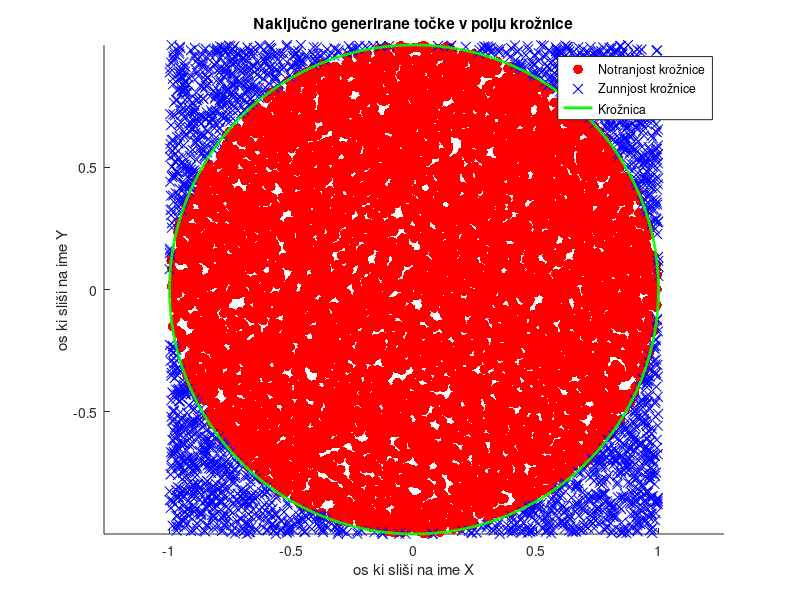

Reproduce this figure in MATLAB.
function montecarlo()
    stTock = 10000;
    r = 1;
    [ocenjenoPi, napaka] = area_pi(stTock, r);
    disp(['Ocenjeno π: ', num2str(ocenjenoPi)]);
    disp(['Napaka: ', num2str(napaka)]);
    risi(stTock, r);
end

function [ocenjenoPi, napaka] = area_pi(stTock, r)
    znotrajKroga = 0;
    for i = 1:stTock
        x = 2 * rand() - 1;
        y = 2 * rand() - 1;
        if x^2 + y^2 <= r^2
            znotrajKroga = znotrajKroga + 1;
        end
    end
    ocenjenoPi = 4 * znotrajKroga / stTock;
    napaka = abs(ocenjenoPi - pi);
end

function risi(stTock, r)
    x = 2 * rand(stTock, 1) - 1;
    y = 2 * rand(stTock, 1) - 1;
    razdalja = sqrt(x.^2 + y.^2);
    Znotraj = razdalja <= r;
    Zunaj = razdalja > r;
    scatter(x(Znotraj), y(Znotraj), 50, 'r', 'filled');
    hold on;
    scatter(x(Zunaj), y(Zunaj), 50, 'b', 'x');
    kroznica(r);
    axis equal;
    title('Naključno generirane točke v polju krožnice');
    xlabel('os ki sliši na ime X');
    ylabel('os ki sliši na ime Y');
    legend('Notranjost krožnice', 'Zunnjost krožnice', 'Krožnica');
end

function kroznica(r)
    kot = linspace(0, 2 * pi, 1000);
    x = r * cos(kot);
    y = r * sin(kot);
    plot(x, y, 'g', 'LineWidth', 2);
end
